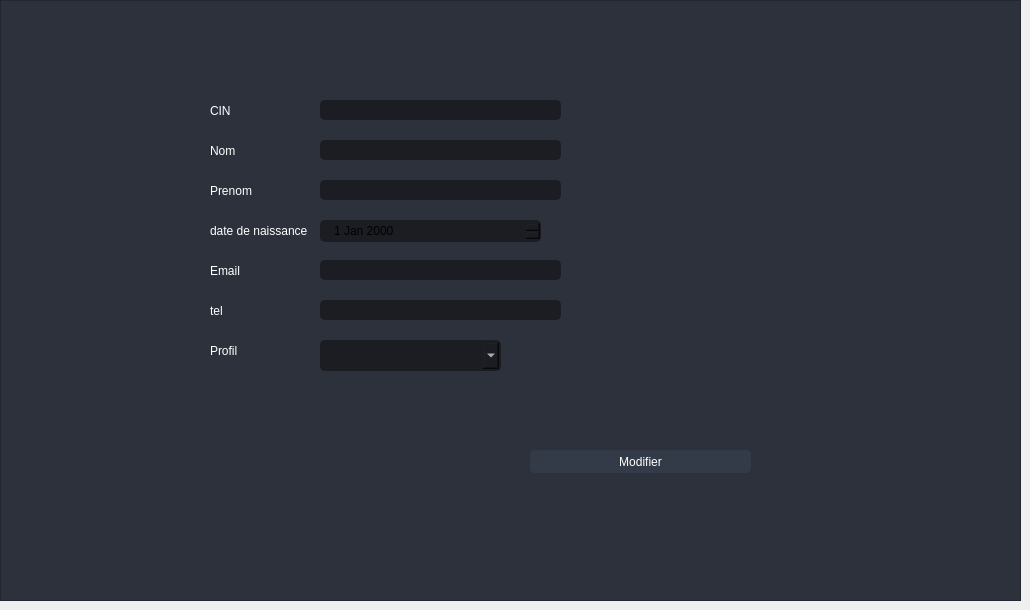
                    <widget class="QWidget" name="tab_3">
                     <attribute name="title">
                      <string>Modifier agent</string>
                     </attribute>
                     <widget class="QFrame" name="frame_6">
                      <property name="geometry">
                       <rect>
                        <x>0</x>
                        <y>0</y>
                        <width>1021</width>
                        <height>601</height>
                       </rect>
                      </property>
                      <property name="styleSheet">
                       <string notr="true">background-color: rgb(44, 49, 60);</string>
                      </property>
                      <property name="frameShape">
                       <enum>QFrame::StyledPanel</enum>
                      </property>
                      <property name="frameShadow">
                       <enum>QFrame::Raised</enum>
                      </property>
                      <widget class="QLabel" name="label_19">
                       <property name="geometry">
                        <rect>
                         <x>210</x>
                         <y>140</y>
                         <width>101</width>
                         <height>21</height>
                        </rect>
                       </property>
                       <property name="styleSheet">
                        <string notr="true">color: rgb(255, 255, 255);</string>
                       </property>
                       <property name="text">
                        <string>Nom</string>
                       </property>
                      </widget>
                      <widget class="QLabel" name="label_20">
                       <property name="geometry">
                        <rect>
                         <x>210</x>
                         <y>260</y>
                         <width>101</width>
                         <height>21</height>
                        </rect>
                       </property>
                       <property name="styleSheet">
                        <string notr="true">color: rgb(255, 255, 255);</string>
                       </property>
                       <property name="text">
                        <string>Email</string>
                       </property>
                      </widget>
                      <widget class="QComboBox" name="comboBox_2">
                       <property name="geometry">
                        <rect>
                         <x>320</x>
                         <y>340</y>
                         <width>181</width>
                         <height>31</height>
                        </rect>
                       </property>
                       <property name="styleSheet">
                        <string notr="true">QComboBox{
	background-color: rgb(27, 29, 35);
	border-radius: 5px;
	border: 2px solid rgb(27, 29, 35);
	padding: 5px;
	padding-left: 10px;
	color: rgb(255, 255, 255);
	font: 10pt &quot;Segoe UI&quot;;
}
QComboBox:hover{
	border: 2px solid rgb(64, 71, 88);
}
QComboBox QAbstractItemView {
	color: rgb(85, 170, 255);	
	background-color: rgb(27, 29, 35);
	padding: 10px;
	selection-background-color: rgb(39, 44, 54);
}</string>
                       </property>
                      </widget>
                      <widget class="QLineEdit" name="nom_m">
                       <property name="geometry">
                        <rect>
                         <x>320</x>
                         <y>140</y>
                         <width>241</width>
                         <height>20</height>
                        </rect>
                       </property>
                       <property name="styleSheet">
                        <string notr="true">QLineEdit {
	background-color: rgb(27, 29, 35);
	border-radius: 5px;
	border: 2px solid rgb(27, 29, 35);
	padding-left: 10px;
}
QLineEdit:hover {
	border: 2px solid rgb(64, 71, 88);
}
QLineEdit:focus {
	border: 2px solid rgb(91, 101, 124);
}</string>
                       </property>
                      </widget>
                      <widget class="QPushButton" name="pushButton_12">
                       <property name="geometry">
                        <rect>
                         <x>530</x>
                         <y>450</y>
                         <width>221</width>
                         <height>23</height>
                        </rect>
                       </property>
                       <property name="styleSheet">
                        <string notr="true">QPushButton {
	color: rgb(255, 255, 255);
	border: 2px solid rgb(52, 59, 72);
	font: 9pt &quot;Segoe UI&quot;;
	border-radius: 5px;	
	background-color: rgb(52, 59, 72);
}
QPushButton:hover {
	background-color: rgb(57, 65, 80);
	border: 2px solid rgb(61, 70, 86);
}
QPushButton:pressed {	
	background-color: rgb(35, 40, 49);
	border: 2px solid rgb(43, 50, 61);
}</string>
                       </property>
                       <property name="text">
                        <string>Modifier</string>
                       </property>
                      </widget>
                      <widget class="QLineEdit" name="CIN_m">
                       <property name="geometry">
                        <rect>
                         <x>320</x>
                         <y>100</y>
                         <width>241</width>
                         <height>20</height>
                        </rect>
                       </property>
                       <property name="styleSheet">
                        <string notr="true">QLineEdit {
	background-color: rgb(27, 29, 35);
	border-radius: 5px;
	border: 2px solid rgb(27, 29, 35);
	padding-left: 10px;
}
QLineEdit:hover {
	border: 2px solid rgb(64, 71, 88);
}
QLineEdit:focus {
	border: 2px solid rgb(91, 101, 124);
}</string>
                       </property>
                      </widget>
                      <widget class="QLineEdit" name="prenom_m">
                       <property name="geometry">
                        <rect>
                         <x>320</x>
                         <y>180</y>
                         <width>241</width>
                         <height>20</height>
                        </rect>
                       </property>
                       <property name="styleSheet">
                        <string notr="true">QLineEdit {
	background-color: rgb(27, 29, 35);
	border-radius: 5px;
	border: 2px solid rgb(27, 29, 35);
	padding-left: 10px;
}
QLineEdit:hover {
	border: 2px solid rgb(64, 71, 88);
}
QLineEdit:focus {
	border: 2px solid rgb(91, 101, 124);
}</string>
                       </property>
                      </widget>
                      <widget class="QLabel" name="label_21">
                       <property name="geometry">
                        <rect>
                         <x>210</x>
                         <y>300</y>
                         <width>101</width>
                         <height>21</height>
                        </rect>
                       </property>
                       <property name="styleSheet">
                        <string notr="true">color: rgb(255, 255, 255);</string>
                       </property>
                       <property name="text">
                        <string>tel</string>
                       </property>
                      </widget>
                      <widget class="QLabel" name="label_22">
                       <property name="geometry">
                        <rect>
                         <x>210</x>
                         <y>220</y>
                         <width>101</width>
                         <height>21</height>
                        </rect>
                       </property>
                       <property name="styleSheet">
                        <string notr="true">color: rgb(255, 255, 255);</string>
                       </property>
                       <property name="text">
                        <string>date de naissance</string>
                       </property>
                      </widget>
                      <widget class="QLineEdit" name="email_m">
                       <property name="geometry">
                        <rect>
                         <x>320</x>
                         <y>260</y>
                         <width>241</width>
                         <height>20</height>
                        </rect>
                       </property>
                       <property name="styleSheet">
                        <string notr="true">QLineEdit {
	background-color: rgb(27, 29, 35);
	border-radius: 5px;
	border: 2px solid rgb(27, 29, 35);
	padding-left: 10px;
}
QLineEdit:hover {
	border: 2px solid rgb(64, 71, 88);
}
QLineEdit:focus {
	border: 2px solid rgb(91, 101, 124);
}</string>
                       </property>
                      </widget>
                      <widget class="QLineEdit" name="tel_m">
                       <property name="geometry">
                        <rect>
                         <x>320</x>
                         <y>300</y>
                         <width>241</width>
                         <height>20</height>
                        </rect>
                       </property>
                       <property name="styleSheet">
                        <string notr="true">QLineEdit {
	background-color: rgb(27, 29, 35);
	border-radius: 5px;
	border: 2px solid rgb(27, 29, 35);
	padding-left: 10px;
}
QLineEdit:hover {
	border: 2px solid rgb(64, 71, 88);
}
QLineEdit:focus {
	border: 2px solid rgb(91, 101, 124);
}</string>
                       </property>
                      </widget>
                      <widget class="QLabel" name="label_23">
                       <property name="geometry">
                        <rect>
                         <x>210</x>
                         <y>180</y>
                         <width>101</width>
                         <height>21</height>
                        </rect>
                       </property>
                       <property name="styleSheet">
                        <string notr="true">color: rgb(255, 255, 255);</string>
                       </property>
                       <property name="text">
                        <string>Prenom</string>
                       </property>
                      </widget>
                      <widget class="QLabel" name="label_24">
                       <property name="geometry">
                        <rect>
                         <x>210</x>
                         <y>100</y>
                         <width>101</width>
                         <height>21</height>
                        </rect>
                       </property>
                       <property name="styleSheet">
                        <string notr="true">color: rgb(255, 255, 255);</string>
                       </property>
                       <property name="text">
                        <string>CIN</string>
                       </property>
                      </widget>
                      <widget class="QLabel" name="label_25">
                       <property name="geometry">
                        <rect>
                         <x>210</x>
                         <y>340</y>
                         <width>101</width>
                         <height>21</height>
                        </rect>
                       </property>
                       <property name="styleSheet">
                        <string notr="true">color: rgb(255, 255, 255);</string>
                       </property>
                       <property name="text">
                        <string>Profil</string>
                       </property>
                      </widget>
                      <widget class="QDateEdit" name="date_m">
                       <property name="geometry">
                        <rect>
                         <x>320</x>
                         <y>220</y>
                         <width>221</width>
                         <height>22</height>
                        </rect>
                       </property>
                       <property name="styleSheet">
                        <string notr="true">QDateEdit {
	background-color: rgb(27, 29, 35);
	border-radius: 5px;
	border: 2px solid rgb(27, 29, 35);
	padding-left: 10px;
}
QDateEdit:hover {
	border: 2px solid rgb(64, 71, 88);
}
QDateEdit:focus {
	border: 2px solid rgb(91, 101, 124);
}</string>
                       </property>
                      </widget>
                      <widget class="QLabel" name="m1">
                       <property name="geometry">
                        <rect>
                         <x>570</x>
                         <y>100</y>
                         <width>21</width>
                         <height>21</height>
                        </rect>
                       </property>
                       <property name="text">
                        <string/>
                       </property>
                      </widget>
                      <widget class="QLabel" name="m2">
                       <property name="geometry">
                        <rect>
                         <x>570</x>
                         <y>140</y>
                         <width>21</width>
                         <height>21</height>
                        </rect>
                       </property>
                       <property name="text">
                        <string/>
                       </property>
                      </widget>
                      <widget class="QLabel" name="m3">
                       <property name="geometry">
                        <rect>
                         <x>570</x>
                         <y>180</y>
                         <width>21</width>
                         <height>21</height>
                        </rect>
                       </property>
                       <property name="text">
                        <string/>
                       </property>
                      </widget>
                      <widget class="QLabel" name="m4">
                       <property name="geometry">
                        <rect>
                         <x>560</x>
                         <y>220</y>
                         <width>21</width>
                         <height>21</height>
                        </rect>
                       </property>
                       <property name="text">
                        <string/>
                       </property>
                      </widget>
                      <widget class="QLabel" name="m5">
                       <property name="geometry">
                        <rect>
                         <x>570</x>
                         <y>260</y>
                         <width>21</width>
                         <height>21</height>
                        </rect>
                       </property>
                       <property name="text">
                        <string/>
                       </property>
                      </widget>
                      <widget class="QLabel" name="m6">
                       <property name="geometry">
                        <rect>
                         <x>570</x>
                         <y>300</y>
                         <width>21</width>
                         <height>21</height>
                        </rect>
                       </property>
                       <property name="text">
                        <string/>
                       </property>
                      </widget>
                     </widget>
                    </widget>
